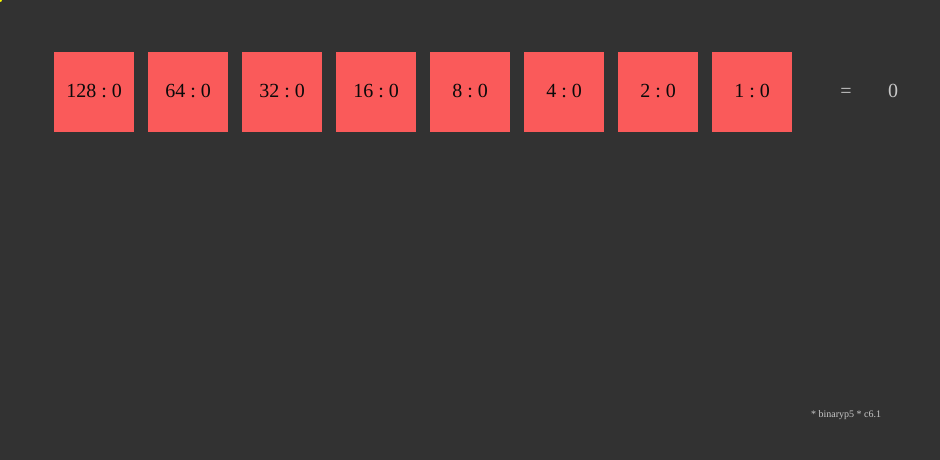
Frame 1 (no input)
Frame 60 (no input): identical to frame 1, image omitted
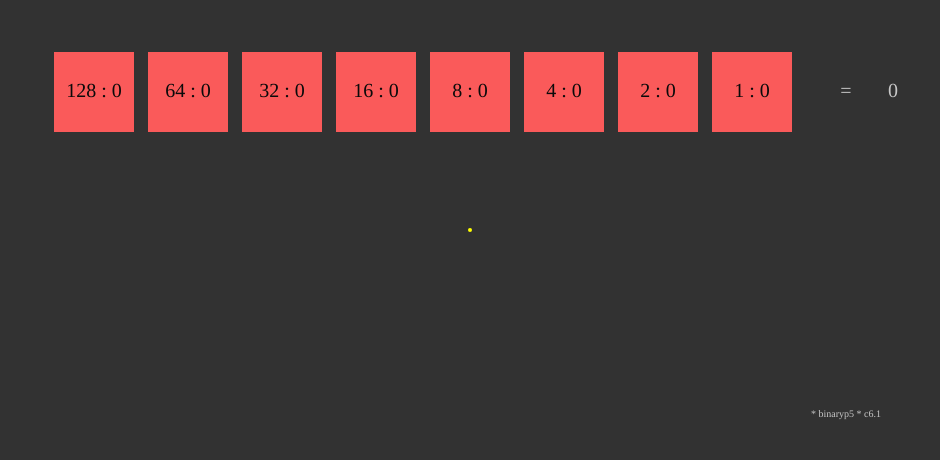
Frame 120 (the mouse pressed at the canvas centre since frame 60)

The p5.js sketch that drew these frames (run headless with seeded random() and noise() and a simulated clock; from frame 60 on, the mouse is pressed at the canvas centre):

// p5.js sketch
// ── sketch.js
// binaryp5

let game_title = "* binaryp5 * c6.1"
let [canvas_W, canvas_H] = [940, 460];
let is_bit_on = [];
let button_X = [];
let button_Y = [];
let button_W = 80;
let button_H = 80;
let button_text_size = 20;
let button_text = ["0", "1"];
let button_label = ["1", "2", "4", "8", "16", "32", "64", "128"];
let on_RGB = [10, 200, 100];
let off_RGB = [250, 90, 90];
let decimal_num = 0;

function setup() {
  createCanvas(canvas_W, canvas_H);
  rectMode(CENTER);
  textAlign(CENTER, CENTER);
  for (let i = 0; i < 8; i++) {
    is_bit_on[i] = 0;
    button_X[i] = canvas_W * ( 8 - i ) / 10;
    button_Y[i] = canvas_H * 2 / 10;
  }
}
 
function draw() {
  decimal_num = 0;
  background(50, 50 ,50);
  set_game_title();
  for (let i = 0; i < 8; i++) {
    if (is_bit_on[i]) {
      set_button(on_RGB[0], on_RGB[1], on_RGB[2], button_X[i], button_Y[i], button_W, button_H);
      set_label(button_X[i], button_Y[i], button_label[i], button_text[1]);
      decimal_num = decimal_num + (2 ** i);
    } else {
      set_button(off_RGB[0], off_RGB[1], off_RGB[2], button_X[i], button_Y[i], button_W, button_H);
      set_label(button_X[i], button_Y[i], button_label[i], button_text[0]);
    }
    if (i == 7) {
      set_decimal_num(button_Y[i]);
    }
  }
  set_pointer();
}

function set_pointer() {
  push();
  noStroke();
  fill(255, 255, 0)
  circle(mouseX, mouseY, 4);
  pop();
}

//function touchStarted() {
//  mousePressed();
//}

//function touchEnded() {
//}

function mouseClicked() {
//function mousePressed() {
  for (let i = 0; i < 8; i++){
    if ((button_X[i] - button_W / 2 < mouseX && mouseX < button_X[i] + button_W / 2) && (button_Y[i] - button_H / 2 < mouseY && mouseY < button_Y[i] + button_H / 2)) {
      if (is_bit_on[i]) {
        is_bit_on[i] = 0;
      } else {
        is_bit_on[i] = 1;
      }
      break;
    }
  }
}

function set_button(button_R, button_G, button_B, button_X, button_Y, button_W, button_H) {
  push();
  noStroke();
  rectMode(CENTER);
  fill(button_R, button_G, button_B);
  rect(button_X, button_Y, button_W, button_H);
  pop();
}

function set_label(button_X, button_Y, button_label, button_text) {
  push();
  textSize(button_text_size);
  textFont("Comic Sans MS");
  textAlign(CENTER, CENTER);
  noStroke();
  fill(10);
  text(button_label + " : " + button_text, button_X, button_Y);
  pop();
}

function set_decimal_num(button_Y) {
  push();
  textSize(button_text_size);
  textFont("Comic Sans MS");
  textAlign(CENTER, CENTER);
  noStroke();
  fill(200);
  text(" = ", canvas_W * 18 / 20, button_Y);
  text(decimal_num, canvas_W * 19 / 20, button_Y);
  pop();
}

function set_game_title() {
  push();
  textSize(10);
  textFont("Comic Sans MS");
  textAlign(CENTER, CENTER);
  noStroke();
  fill(200);
  text(game_title, canvas_W * 9 / 10, canvas_H * 9 / 10);
  pop();
}
